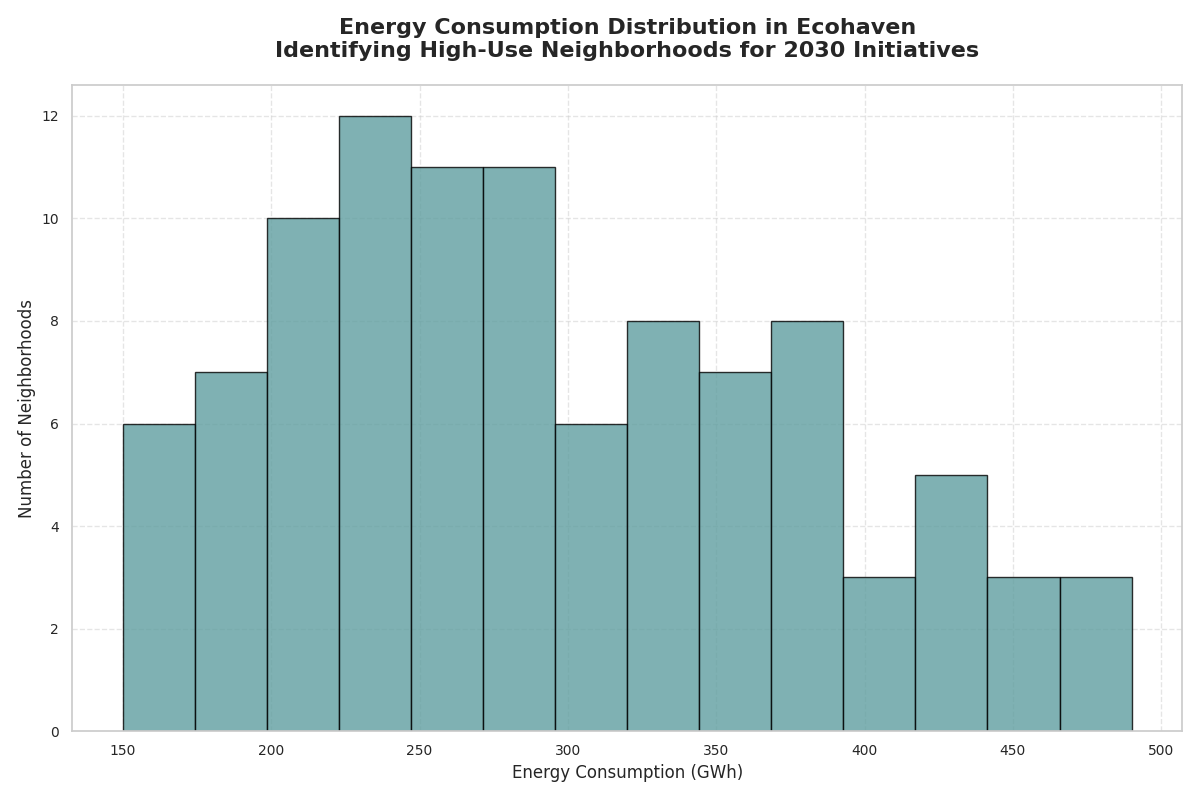

Python code for this plot:
import matplotlib.pyplot as plt

# Data: Energy consumption in GWh for 100 neighborhoods
energy_consumption = [
    150, 155, 160, 162, 165, 170, 175, 180, 185, 188, 190, 195, 198, 200, 205,
    210, 215, 220, 223, 225, 230, 235, 238, 240, 245, 250, 255, 258, 260, 265,
    270, 275, 278, 280, 285, 290, 295, 300, 310, 320, 330, 340, 350, 360, 370,
    380, 390, 400, 410, 420, 425, 430, 435, 440, 445, 450, 460, 470, 480, 490,
    200, 205, 210, 215, 220, 225, 230, 235, 240, 245, 250, 255, 260, 265, 270,
    275, 280, 285, 290, 295, 300, 305, 310, 315, 320, 325, 330, 335, 340, 345,
    350, 355, 360, 365, 370, 375, 380, 385, 390, 395
]

# Create the histogram plot
plt.figure(figsize=(12, 8))
plt.hist(energy_consumption, bins=14, color='cadetblue', edgecolor='black', alpha=0.8)

# Title and labels
plt.title('Energy Consumption Distribution in Ecohaven\nIdentifying High-Use Neighborhoods for 2030 Initiatives', fontsize=16, fontweight='bold', pad=20)
plt.xlabel('Energy Consumption (GWh)', fontsize=12)
plt.ylabel('Number of Neighborhoods', fontsize=12)

# Customize the plot's appearance
plt.grid(True, linestyle='--', alpha=0.5)
plt.xticks(fontsize=10)
plt.yticks(fontsize=10)

# Adjust layout to prevent overlapping text
plt.tight_layout()

# Display the plot
plt.show()
